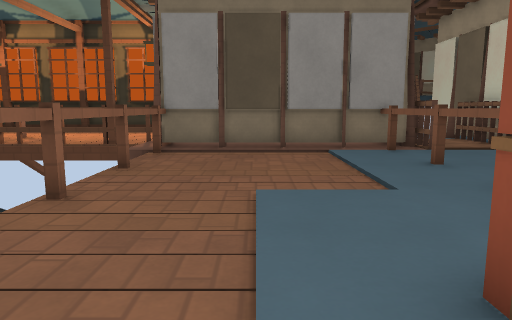
View 1 (above)

23 first-person views from a walk through a 3-D level made in the Godot game engine. The camera is 1.2 m above the floor, tilts 8° down and sees 70° across. The floor is counted in squares, 1 m on a side. Each view is taken from the middle of a square. On the plan, view 1 faces up. The plan holds only what a view shows up to about 15 squares ahead; the rest is blank. The place goes on beyond the plan. Surface patterns are stand-ins for the level's own textures.

View 2
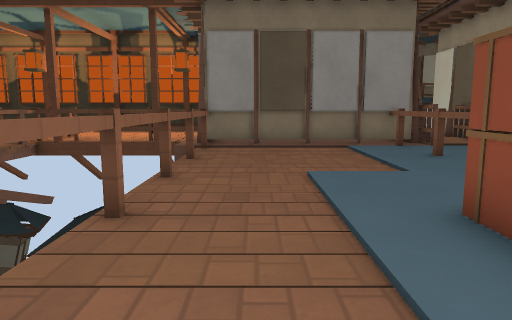

View 3
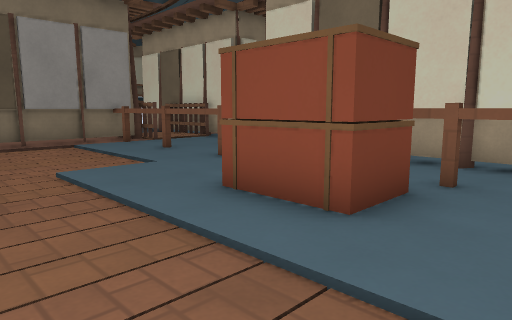

View 4
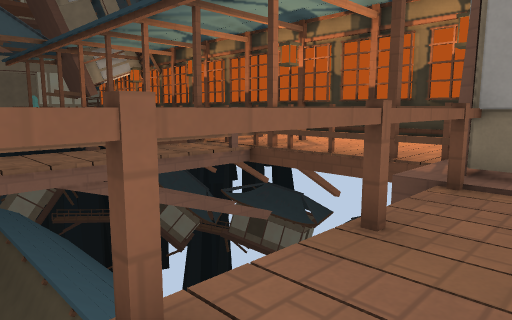

View 5
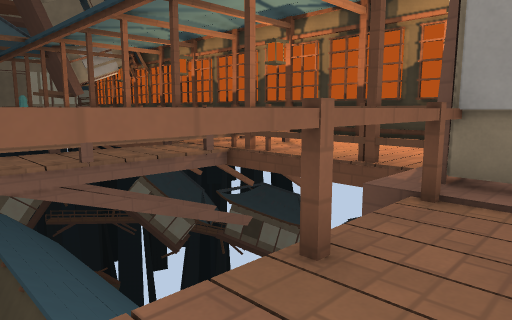

View 6
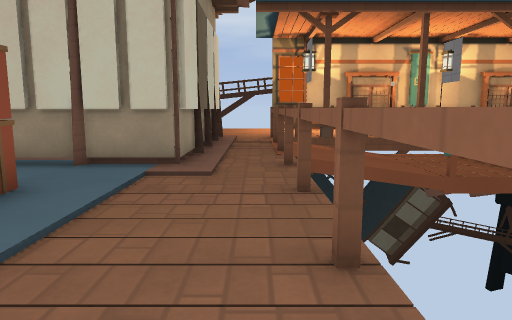

View 7
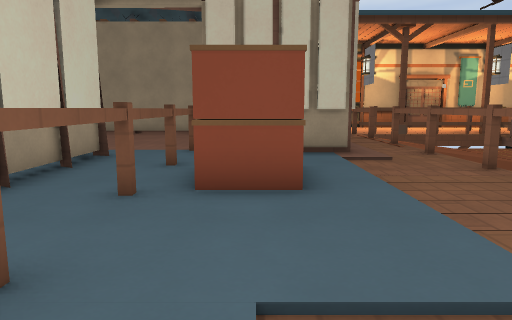

View 8
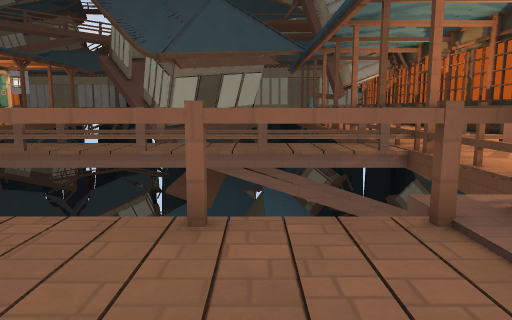

View 9
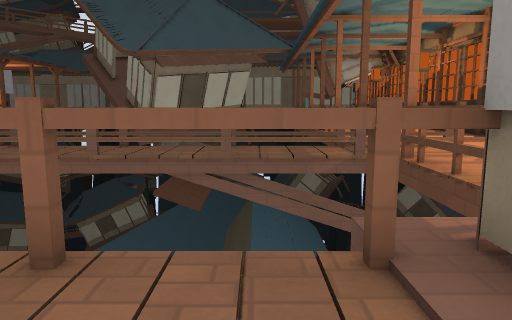

View 10
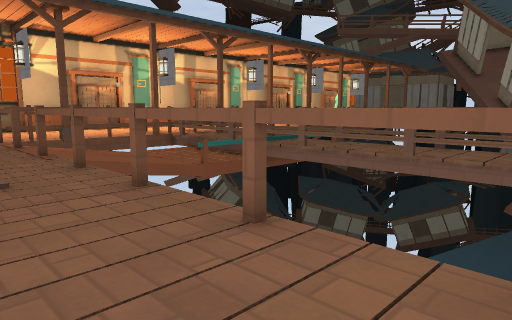

View 11
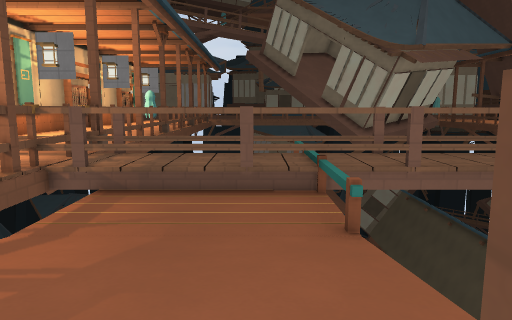

View 12
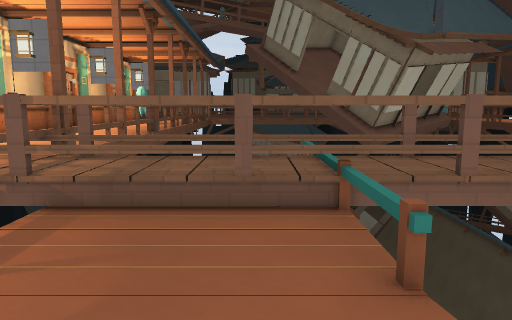

View 13
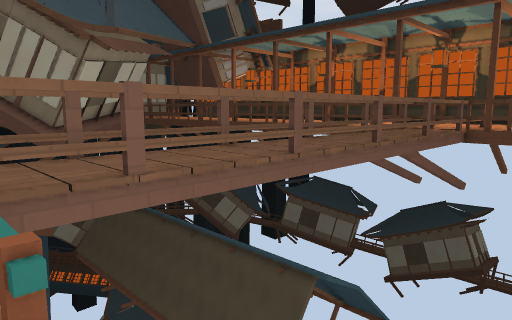

View 14
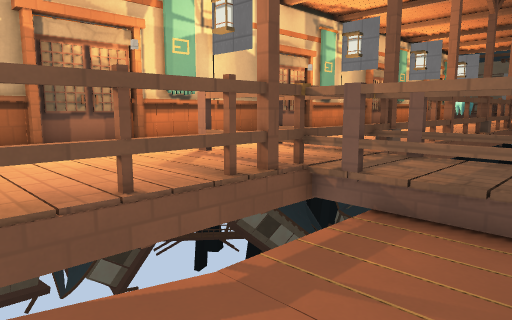

View 15
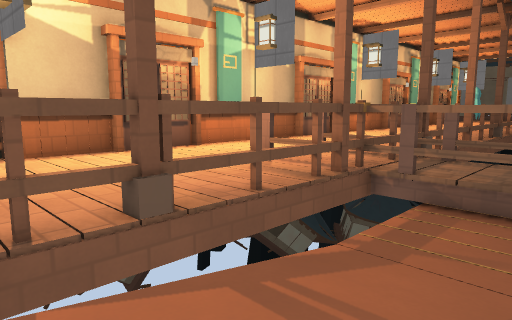

View 16
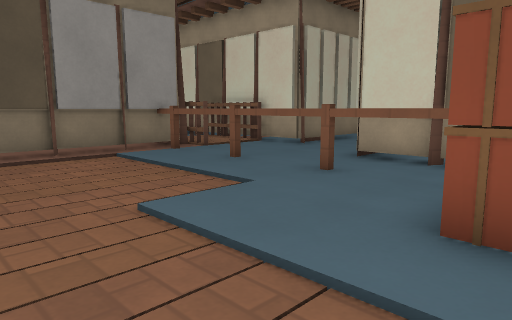

View 17
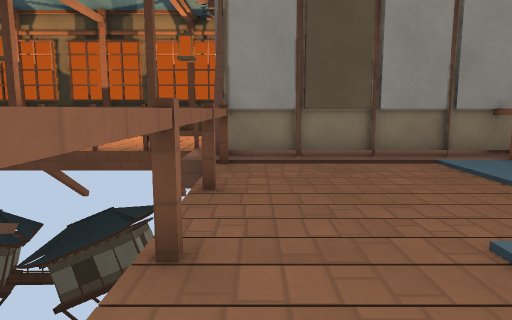

View 18
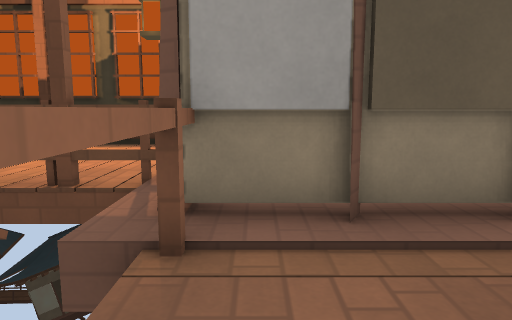

View 19
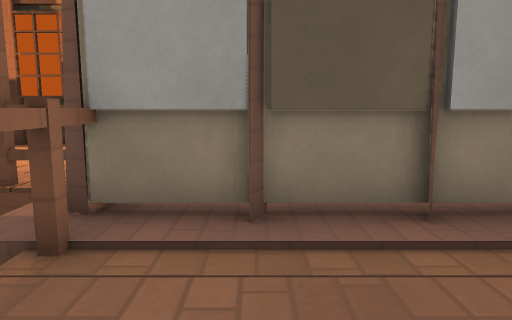

View 20
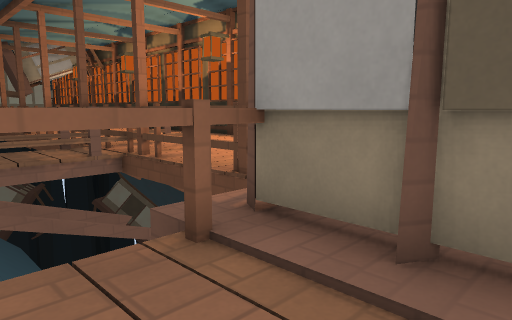

View 21
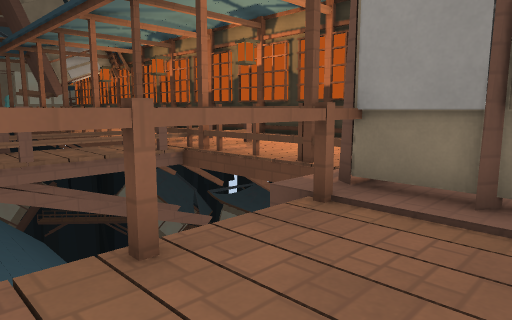

View 22
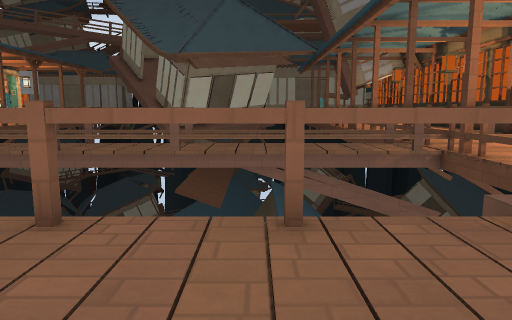

View 23
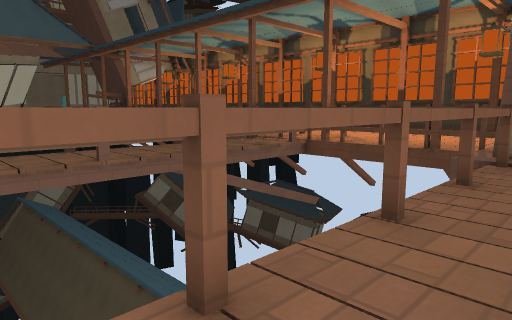

### Floor plan
Key: @ floor where view 1 was taken; # wall or solid block; x gap in a wall; . main floor; : floor 0.25 m higher than the main floor; - floor 0.25 m lower than the main floor; _ floor 0.5 m lower than the main floor; / step, stairs or slope; = window, fence, low wall or low ledge; v drop or lower ground; T thing the floor can be seen under or through; H house; C chest.
Columns run from 21 left of view 1 to 7 right of it. Each row starts with its distance up from view 1.
 20                 #
 19           #######
 18              ....
 17             ..... H
 16          #.T......H
 15         .#.T......          #
 14        ..#.T......H         #
 13      vvvx###xvvvxvT         #
 12          # #               :#
 11          #.T      THHHHHHH#:#
 10          #.T      v......##:#
  9     vvv  #.T      v......T..#
  8          #.T      v......T...
  7          #.T      v......T..
  6          #.T      v......T T
  5          #.T      v......T
  4          #.T      #......T
  3          #.T      v......#
  2          #.T      v...C###
  1          #.T      v...C##
  0          #.T       ..@C###
 -1          #.T       ......#
 -2          #.T      #..#####
 -3          #.T      v.##
 -4          #.T ##  vv.##
 -5          #.#===_/-#.#
 -6          #.x___///..#
 -7          #.T___///..#
 -8          #.T___//-#.##
 -9          #.T___//-#.##
-10          #=###v   v..#
-11 x       x###x vvxv#
-12      ..  #.#.......
-13      ..  #.#......
-14       .   .#....
-15       .  ........
-16       .. ........
-17     #############

Positions as (right, up) in squares from view 1, and headings:
1: (0, 0), facing up
2: (-1, -2), facing up
3: (-2, -2), facing up-right
4: (-1, 4), facing up-left
5: (-1, 5), facing up-left
6: (-2, 5), facing down
7: (2, 7), facing down
8: (1, 8), facing left
9: (0, 9), facing left
10: (0, 5), facing down-left
11: (-2, -6), facing left
12: (-4, -6), facing left
13: (-5, -5), facing up-left
14: (-5, -7), facing down-left
15: (-3, -7), facing down-left
16: (-2, 1), facing up-right
17: (-2, 2), facing up
18: (-2, 7), facing up
19: (-1, 7), facing up
20: (0, 8), facing up-left
21: (0, 6), facing up-left
22: (1, 7), facing left
23: (-1, 1), facing up-left
